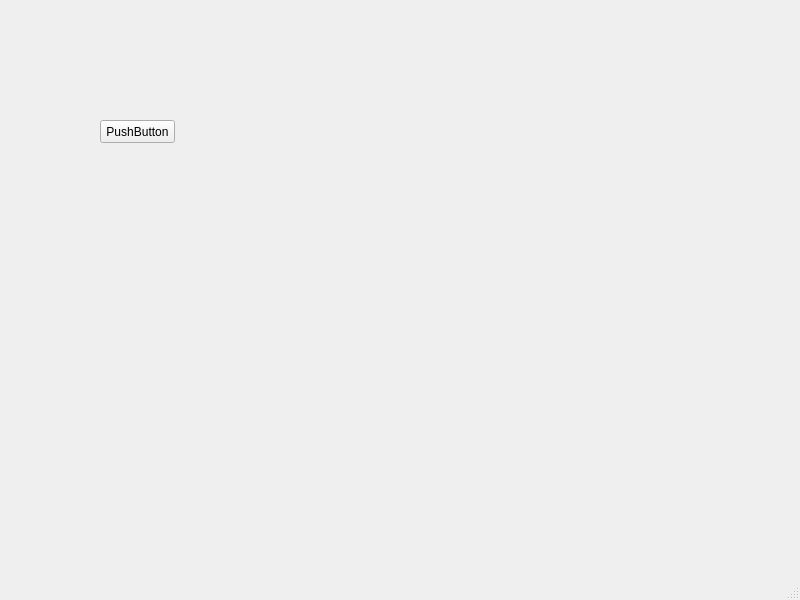
<?xml version="1.0" encoding="UTF-8"?>
<ui version="4.0">
 <class>MainWindow</class>
 <widget class="QMainWindow" name="MainWindow">
  <property name="geometry">
   <rect>
    <x>0</x>
    <y>0</y>
    <width>800</width>
    <height>600</height>
   </rect>
  </property>
  <property name="windowTitle">
   <string>MainWindow</string>
  </property>
  <widget class="QWidget" name="centralwidget">
   <widget class="QPushButton" name="pushButton">
    <property name="geometry">
     <rect>
      <x>100</x>
      <y>120</y>
      <width>75</width>
      <height>23</height>
     </rect>
    </property>
    <property name="text">
     <string>PushButton</string>
    </property>
   </widget>
  </widget>
  <widget class="QMenuBar" name="menubar">
   <property name="geometry">
    <rect>
     <x>0</x>
     <y>0</y>
     <width>800</width>
     <height>21</height>
    </rect>
   </property>
  </widget>
  <widget class="QStatusBar" name="statusbar"/>
 </widget>
 <resources/>
 <connections/>
</ui>
